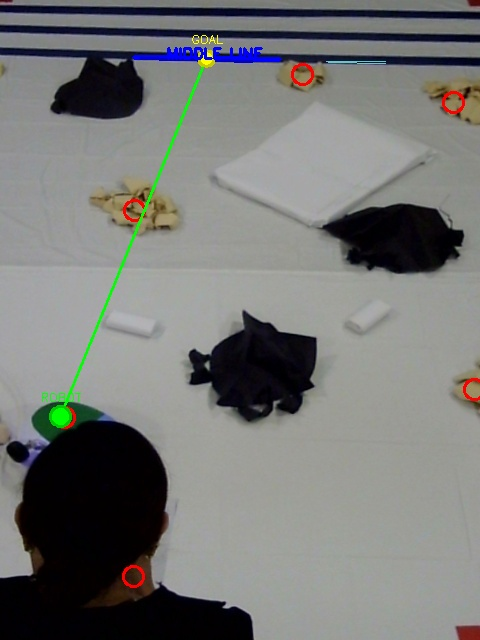
#> input picture autonomous_navigation/path_visualization.jpg, 480 x 640 px
$ python calibration_tools.py verify-corners --image path_visualization.jpg
#> lines starting #> are read from the running program, lines starting #| are printed output that depends on the picture; after the words box and inside, x2 and y2 are one past the last pixel; in counts of white or black regions, pixels touching at a corner belong together
#> in verify_red_corners, image is the input picture: shape (640, 480, 3); mean B, G, R 117.9, 120.1, 119.1
#| 📸 Image loaded: 480x640 pixels
### webcam_code/arena_transform.py
import cv2
import numpy as np

def detect_red_corners(image):
    """
    Detect the 4 red corner squares and return their centroids
    """
    # Convert to HSV for better color detection
    hsv = cv2.cvtColor(image, cv2.COLOR_BGR2HSV)
#> hsv: shape (640, 480, 3); mean H, S, V 64.9, 51.2, 124.4

    # Define range for red color in HSV
    # Red wraps around in HSV, so we need two ranges
    # More permissive ranges to catch different red shades and lighting
    lower_red1 = np.array([0, 50, 50])
    upper_red1 = np.array([10, 255, 255])
    lower_red2 = np.array([170, 50, 50])
    upper_red2 = np.array([180, 255, 255])

    # Create masks for red regions
    mask1 = cv2.inRange(hsv, lower_red1, upper_red1)
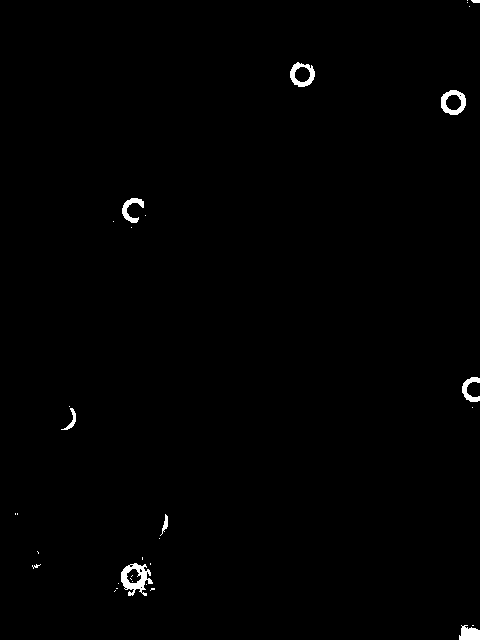
#> mask1: shape (640, 480); 0.67% white; 33 white regions (24 under 20 px), largest, box (x1, y1, x2, y2) and area: (121, 563, 153, 596) 514, (441, 90, 466, 115) 324, (290, 62, 315, 87) 297
    mask2 = cv2.inRange(hsv, lower_red2, upper_red2)
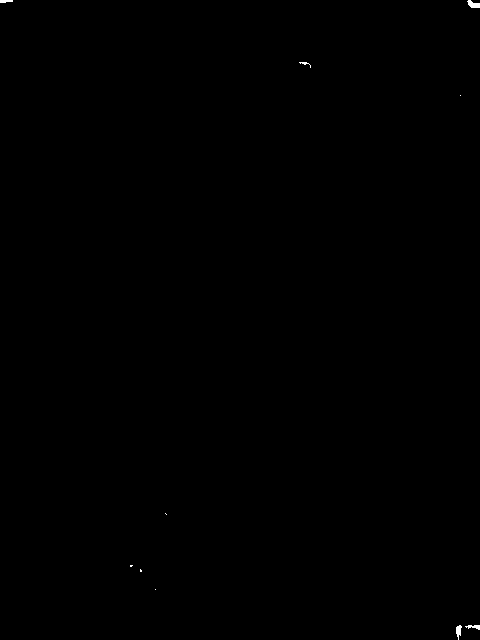
#> mask2: shape (640, 480); 0.08% white; 10 white regions (5 under 20 px), largest, box (x1, y1, x2, y2) and area: (467, 0, 480, 8) 67, (456, 625, 462, 640) 55, (465, 625, 480, 630) 44, (0, 0, 13, 3) 32, (299, 62, 311, 68) 22
    red_mask = cv2.bitwise_or(mask1, mask2)
#> red_mask: shape (640, 480); 0.75% white; 30 white regions (20 under 20 px), largest, box (x1, y1, x2, y2) and area: (121, 563, 153, 596) 524, (456, 625, 480, 640) 345, (441, 90, 466, 115) 325

    # Apply morphological operations to clean up the mask
    kernel = np.ones((3, 3), np.uint8)
    red_mask = cv2.morphologyEx(red_mask, cv2.MORPH_CLOSE, kernel)
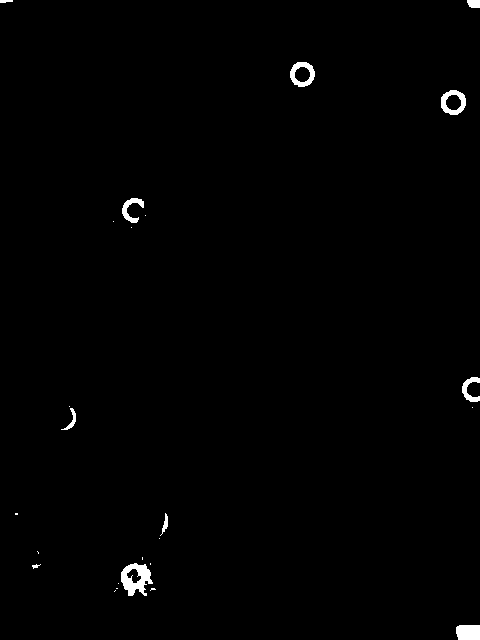
#> red_mask: shape (640, 480); 0.78% white; 25 white regions (14 under 20 px), largest, box (x1, y1, x2, y2) and area: (121, 563, 153, 596) 603, (456, 625, 480, 640) 347, (441, 90, 466, 115) 325
    red_mask = cv2.morphologyEx(red_mask, cv2.MORPH_OPEN, kernel)
#> red_mask: shape (640, 480); 0.75% white; 11 white regions (1 under 20 px)

    # Find contours of red regions
    contours, _ = cv2.findContours(red_mask, cv2.RETR_EXTERNAL, cv2.CHAIN_APPROX_SIMPLE)
#> contours = 11 contours, 2 with area under 20; largest, box (x1, y1, x2, y2) and area: (121, 563, 152, 596) 644, (441, 90, 466, 115) 466, (290, 62, 315, 87) 459, (456, 625, 480, 640) 311, (122, 198, 144, 223) 182

    print(f"Found {len(contours)} red regions")
#| Found 11 red regions

    # Find centroids of red squares
    red_regions = []
    h, w = image.shape[:2]
#> h = 640; w = 480

    for contour in contours:
        area = cv2.contourArea(contour)

        # Calculate centroid
        M = cv2.moments(contour)
        if M["m00"] != 0:
            cx = int(M["m10"] / M["m00"])
            cy = int(M["m01"] / M["m00"])

            # Store all red regions with decent size
            if area > 200:  # Lower threshold to detect smaller red markers
                red_regions.append((cx, cy, area))
                print(f"  Red region at ({cx}, {cy}), area={area:.0f}")
#> this loop made 11 passes
#> (area, cx, cy) on passes 1, 3, 4, 5, 6, 7, 8, 9, 10: (311, 467, 631), (643.5, 134, 577), (40.5, 164, 523), (55.5, 72, 419), (169.5, 469, 389), (181.5, 130, 208), (466.5, 452, 102), (459, 301, 73), (75.5, 473, 3)
#|   Red region at (467, 631), area=311
#|   Red region at (134, 577), area=644
#|   Red region at (452, 102), area=466
#|   Red region at (301, 73), area=459
#> after the loop, red_regions = [(467, 631, 311), (134, 577, 643.5), (452, 102, 466.5), (301, 73, 459)]

    # Now identify the 4 corners from the detected red regions
    # The corners should be the 4 most extreme points
    if len(red_regions) < 4:
        print(f"⚠️ Only found {len(red_regions)} sizable red regions")
        return [], red_mask

    # Convert to numpy array for easier manipulation
    points = np.array([(x, y) for x, y, _ in red_regions])
#> points = [[467, 631], [134, 577], [452, 102], [301, 73]]

    corners = []

    # Find the 4 extreme corners
    # Top-left: minimum x+y
    sums = points[:, 0] + points[:, 1]
#> sums = [1098, 711, 554, 374]
    top_left_idx = np.argmin(sums)
#> top_left_idx = 3
    corners.append(tuple(points[top_left_idx]))

    # Bottom-right: maximum x+y
    bottom_right_idx = np.argmax(sums)
#> bottom_right_idx = 0
    corners.append(tuple(points[bottom_right_idx]))

    # Top-right: maximum x-y
    diffs = points[:, 0] - points[:, 1]
#> diffs = [-164, -443, 350, 228]
    top_right_idx = np.argmax(diffs)
#> top_right_idx = 2
    corners.append(tuple(points[top_right_idx]))

    # Bottom-left: minimum x-y
    bottom_left_idx = np.argmin(diffs)
#> bottom_left_idx = 1
    corners.append(tuple(points[bottom_left_idx]))

    # Remove duplicates and get exactly 4 unique corners
    corners = list(set(corners))
#> corners = [(467, 631), (452, 102), (301, 73), (134, 577)]

    if len(corners) != 4:
        print(f"⚠️ Found {len(corners)} unique corners instead of 4")
        # Try alternative method: find 4 points closest to actual image corners
        image_corners = [
            (0, 0),           # Top-left
            (w, 0),           # Top-right
            (w, h),           # Bottom-right
            (0, h)            # Bottom-left
        ]

        corners = []
        for img_corner in image_corners:
            # Find closest red region to each image corner
            distances = [np.sqrt((p[0]-img_corner[0])**2 + (p[1]-img_corner[1])**2)
                        for p in points]
            closest_idx = np.argmin(distances)
            corners.append(tuple(points[closest_idx]))

    # Order the corners correctly
    corners = order_corner_points(corners)

    return corners, red_mask

    # Sort corners by area and take the 4 largest (most likely to be corner markers)
    red_corners.sort(key=lambda x: x[2], reverse=True)
    red_corners = red_corners[:4]

    # Remove area information and keep only coordinates
    corner_points = [(x, y) for x, y, _ in red_corners]

    # Order the corners correctly: top-left, top-right, bottom-right, bottom-left
    corner_points = order_corner_points(corner_points)

    return corner_points, red_mask


def order_corner_points(points):
    """
    Order points as: top-left, top-right, bottom-right, bottom-left
    """
    if len(points) != 4:
        return points

    # Convert to numpy array
    pts = np.array(points)
#> pts = [[467, 631], [452, 102], [301, 73], [134, 577]]

    # Find the center point
    center = np.mean(pts, axis=0)
#> center = [338.5, 345.8]

    # Sort points by angle from center
    angles = np.arctan2(pts[:, 1] - center[1], pts[:, 0] - center[0])
#> angles = [1.15, -1.14, -1.71, 2.29]

    # Create ordered array
    ordered = np.zeros((4, 2), dtype=np.float32)

    # Sum and diff to identify corners
    s = pts.sum(axis=1)
#> s = [1098, 554, 374, 711]
    diff = np.diff(pts, axis=1).flatten()
#> diff = [164, -350, -228, 443]

    # Top-left has smallest sum
    ordered[0] = pts[np.argmin(s)]
    # Bottom-right has largest sum
    ordered[2] = pts[np.argmax(s)]
    # Top-right has smallest difference
    ordered[1] = pts[np.argmin(diff)]
    # Bottom-left has largest difference
    ordered[3] = pts[np.argmax(diff)]

    return ordered


# [91 lines left out: function transform_arena_auto, not called in this run]


# ============================================
# MAIN EXECUTION
# ============================================

# [50 lines that do not run on import are left out]

### autonomous_navigation/calibration_tools.py
"""
Calibration Tools

Tools for arena setup, calibration, and system validation.
Includes red corner marker verification, world coordinate calibration,
perspective transformation testing, and robot sensor validation.
"""

import cv2
import numpy as np
import sys
import os
from typing import Tuple, Optional, List
import argparse

# Add parent directory to path
sys.path.append(os.path.dirname(os.path.dirname(__file__)))
from webcam_code.arena_transform import detect_red_corners, transform_arena_auto


class ArenaCalibrator:
    """Tools for arena calibration and verification"""

    def __init__(self, camera_url: Optional[str] = None):
        """
        Initialize calibrator

        Args:
            camera_url: URL of overhead camera stream
        """
        self.camera_url = camera_url

    def verify_red_corners(self, image_path: str) -> Tuple[bool, List, np.ndarray]:
        """
        Verify red corner markers are detected correctly

        Args:
            image_path: Path to arena image

        Returns:
            (success, corners, mask) - success status, corner points, detection mask
        """
        print("=" * 60)
        print("Red Corner Marker Verification")
        print("=" * 60)

        # Read image
        image = cv2.imread(image_path)
        if image is None:
            print(f"❌ Error: Could not read image from {image_path}")
            return False, [], None

        print(f"\n📸 Image loaded: {image.shape[1]}x{image.shape[0]} pixels")

        # Detect corners
        corners, mask = detect_red_corners(image)
#> in detect_red_corners, `corners = order_corner_points(corners)`: corners = [[301, 73], [452, 102], [467, 631], [134, 577]]
#> corners = [[301, 73], [452, 102], [467, 631], [134, 577]]

        if len(corners) == 4:
            print(f"\n✅ SUCCESS: All 4 red corner markers detected!")
            print("\nCorner coordinates (pixels):")
            labels = ["Top-left", "Top-right", "Bottom-right", "Bottom-left"]
            for i, (x, y) in enumerate(corners):
                print(f"  {labels[i]}: ({x:.0f}, {y:.0f})")
#> this loop made 4 passes
#|   Top-left: (301, 73)
#|   Top-right: (452, 102)
#|   Bottom-right: (467, 631)
#|   Bottom-left: (134, 577)

            # Visualize
            vis_image = image.copy()
            for i, (x, y) in enumerate(corners):
                cv2.circle(vis_image, (int(x), int(y)), 15, (0, 255, 0), -1)
                cv2.putText(vis_image, str(i+1), (int(x)+20, int(y)-20),
                           cv2.FONT_HERSHEY_SIMPLEX, 1, (0, 255, 0), 3)
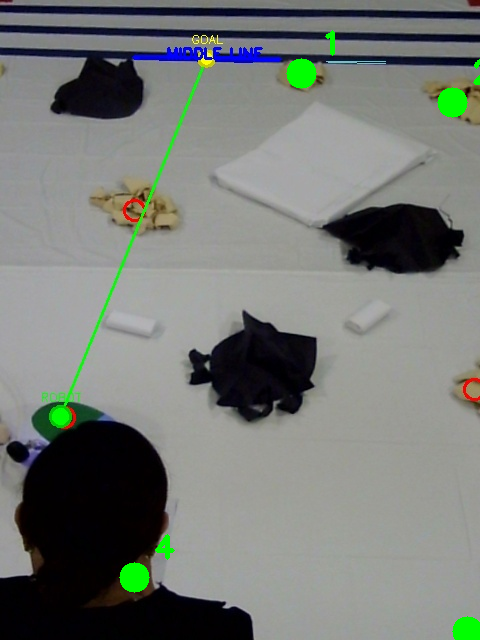
#> vis_image: shape (640, 480, 3); 1.02% of pixels changed, all inside (x1, y1, x2, y2) = (119, 30, 480, 640)

            # Draw quadrilateral
            pts = np.int32(corners)
#> pts = [[301, 73], [452, 102], [467, 631], [134, 577]]
            cv2.polylines(vis_image, [pts], True, (0, 255, 0), 3)
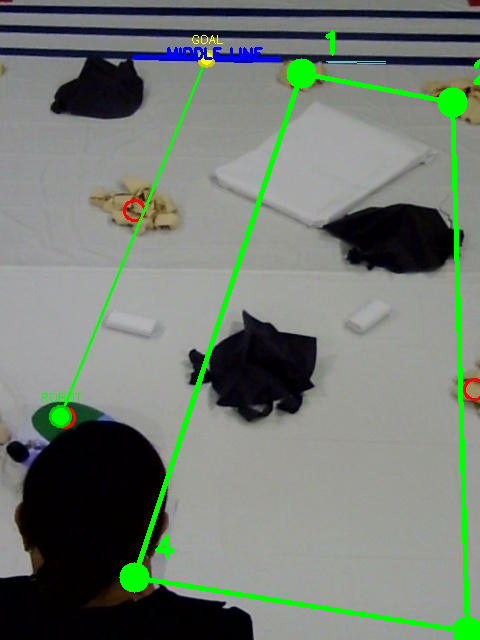
#> vis_image: shape (640, 480, 3); 2.34% of pixels changed, all inside (x1, y1, x2, y2) = (137, 74, 470, 631)

            cv2.imwrite('red_corners_verified.png', vis_image)
            cv2.imwrite('red_mask_verified.png', mask)
            print("\n✅ Visualization saved:")
            print("   - red_corners_verified.png")
            print("   - red_mask_verified.png")

            return True, corners, mask
        else:
            print(f"\n❌ FAILED: Only {len(corners)} corners detected (need 4)")
            print("\nTroubleshooting:")
            print("  1. Ensure all 4 red corner markers are clearly visible")
            print("  2. Check lighting conditions")
            print("  3. Verify red markers are not occluded")
            print("  4. Try adjusting camera angle")

            if len(corners) > 0:
                print(f"\nDetected {len(corners)} corners:")
                for i, (x, y) in enumerate(corners):
                    print(f"  Corner {i+1}: ({x:.0f}, {y:.0f})")

            return False, corners, mask

    # [161 lines left out: functions calibrate_world_coordinates, test_perspective_transform, not called in this run]


class RobotValidator:
    """Tools for validating robot connection and sensors"""

    # [8 lines left out: function __init__, not called in this run]

    async def validate_connection(self) -> bool:
        """
        Validate robot connection

        Returns:
            True if connection successful
        """
        print("=" * 60)
        print("Robot Connection Validation")
        print("=" * 60)

        try:
            import asyncio
            sys.path.append(os.path.join(os.path.dirname(__file__), '..', 'robot_code', 'python_client'))
            from galaxyrvr import GalaxyRVR

            print(f"\n🔌 Connecting to robot at {self.robot_ip}...")
            robot = GalaxyRVR(self.robot_ip)

            if await robot.connect():
                print("✅ Robot connection successful!")

                # Test communication
                robot.stop()
                await robot.send()
                await asyncio.sleep(0.5)

                print("✅ Communication test passed")

                await robot.disconnect()
                return True
            else:
                print("❌ Robot connection failed!")
                print("\nTroubleshooting:")
                print("  1. Verify robot IP address is correct")
                print("  2. Check WiFi connection")
                print("  3. Ensure robot is powered on")
                print("  4. Check WebSocket port 8765 is accessible")
                return False

        except Exception as e:
            print(f"❌ Error: {e}")
            import traceback
            traceback.print_exc()
            return False

    async def validate_sensors(self, duration: float = 5.0) -> bool:
        """
        Validate robot sensors

        Args:
            duration: How long to read sensors (seconds)

        Returns:
            True if sensors working
        """
        print("=" * 60)
        print("Robot Sensor Validation")
        print("=" * 60)

        try:
            import asyncio
            sys.path.append(os.path.join(os.path.dirname(__file__), '..', 'robot_code', 'python_client'))
            from galaxyrvr import GalaxyRVR

            print(f"\n🔌 Connecting to robot at {self.robot_ip}...")
            robot = GalaxyRVR(self.robot_ip)

            if not await robot.connect():
                print("❌ Connection failed!")
                return False

            print("✅ Connected")
            print(f"\n📊 Reading sensors for {duration} seconds...")
            print("   (Move obstacles near sensors to test)\n")

            readings = {
                'battery': [],
                'ultrasonic': [],
                'ir_left': [],
                'ir_right': []
            }

            start_time = asyncio.get_event_loop().time()
            while (asyncio.get_event_loop().time() - start_time) < duration:
                readings['battery'].append(robot.battery_voltage)
                readings['ultrasonic'].append(robot.ultrasonic_distance)
                readings['ir_left'].append(robot.ir_left)
                readings['ir_right'].append(robot.ir_right)

                print(f"\rBattery: {robot.battery_voltage:.2f}V | "
                      f"Ultrasonic: {robot.ultrasonic_distance}cm | "
                      f"IR Left: {robot.ir_left} | "
                      f"IR Right: {robot.ir_right}", end='', flush=True)

                await asyncio.sleep(0.1)

            print("\n\n📊 Sensor Validation Results:")

            # Battery
            if readings['battery']:
                avg_battery = np.mean([v for v in readings['battery'] if v is not None])
                print(f"  Battery: {avg_battery:.2f}V", end='')
                if avg_battery > 6.0:
                    print(" ✅")
                else:
                    print(" ⚠️  Low battery!")
            else:
                print("  Battery: ❌ No readings")

            # Ultrasonic
            ultrasonic_readings = [v for v in readings['ultrasonic'] if v is not None]
            if ultrasonic_readings:
                print(f"  Ultrasonic: {len(ultrasonic_readings)} readings, "
                      f"range: {min(ultrasonic_readings):.1f}-{max(ultrasonic_readings):.1f}cm ✅")
            else:
                print("  Ultrasonic: ❌ No readings")

            # IR sensors
            ir_left_readings = [v for v in readings['ir_left'] if v is not None]
            ir_right_readings = [v for v in readings['ir_right'] if v is not None]
            if ir_left_readings:
                print(f"  IR Left: {len(ir_left_readings)} readings, "
                      f"values: {set(ir_left_readings)} ✅")
            else:
                print("  IR Left: ❌ No readings")

            if ir_right_readings:
                print(f"  IR Right: {len(ir_right_readings)} readings, "
                      f"values: {set(ir_right_readings)} ✅")
            else:
                print("  IR Right: ❌ No readings")

            await robot.disconnect()

            # Overall validation
            all_working = (ultrasonic_readings and ir_left_readings and ir_right_readings)
            if all_working:
                print("\n✅ All sensors working correctly!")
                return True
            else:
                print("\n⚠️  Some sensors may not be working correctly")
                return False

        except Exception as e:
            print(f"\n❌ Error: {e}")
            import traceback
            traceback.print_exc()
            return False


def main():
    """Main calibration tool"""
    parser = argparse.ArgumentParser(description='Arena Calibration and Validation Tools')
    parser.add_argument('command', choices=['verify-corners', 'calibrate-world',
                                           'test-transform', 'validate-robot',
                                           'validate-sensors', 'full-calibration'],
                       help='Calibration command to run')
    parser.add_argument('--image', type=str, default='test-real.png',
                       help='Path to arena image')
    parser.add_argument('--robot-ip', type=str, default='192.168.1.216',
                       help='Robot IP address')
    parser.add_argument('--world-corners', type=str, default=None,
                       help='World corner coordinates as "x1,y1 x2,y2 x3,y3 x4,y4" in meters')

    args = parser.parse_args()

    if args.command == 'verify-corners':
        calibrator = ArenaCalibrator()
        success, corners, mask = calibrator.verify_red_corners(args.image)
#> success = True; corners = [[301, 73], [452, 102], [467, 631], [134, 577]]
        sys.exit(0 if success else 1)
#> (the program exits here)
